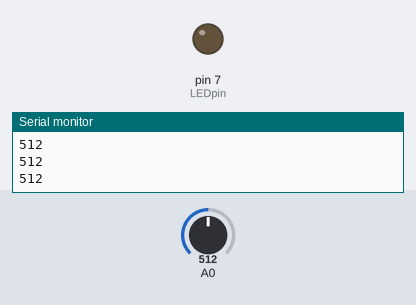
This sketch was run on a simulated Arduino Uno, built with avr-gcc and run on an emulated ATmega328P. Shown: output pins drawn as LEDs (lit = HIGH), the last lines printed to the serial monitor. The test bench sets the inputs (shaded band); at power-on: A0 = 512.

Above: at 1.2 s.
1.3 s: A0 set to 690
2.8 s: A0 set to 709
At 3.7 s:
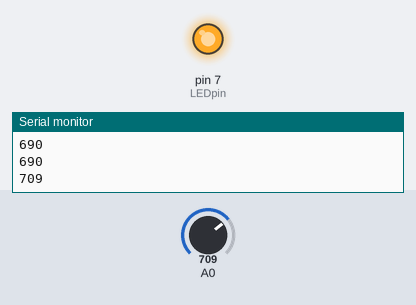
Timing chart, 0 to 5.8 s (numbered marks = the images above; inputs shaded):
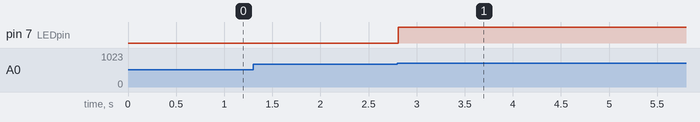

The sketch:

Project_16_Sound-control_Light.ino
```cpp
/*
keyestudio Maker learning kit
Project 16
Sound-control Light
http//www.keyestudio.com
*/
int LEDpin = 7;                 // set pin for LED
void setup() {
  Serial.begin(9600);
  pinMode(LEDpin,OUTPUT);
}
void loop() {
  int Soundvalue = analogRead(A0);  // read the input analog value
  Serial.println(Soundvalue);
  if(Soundvalue>700)
  {
   digitalWrite(LEDpin,HIGH);      // when the analog value is bigger than the set value, turn on the LED
   for(int i=0;i<5;i++){
   delay(1000);                    // wait for 5s
   }
  }
  else{
   digitalWrite(LEDpin,LOW);      // turn off the LED
    }
}
```

Measured:
- the behaviour switches between 700 and 701 on A0 (found by bisection; images 0 and 1)
- after the input at 2.8 s, pin 7 (LEDpin): LOW → HIGH at once
